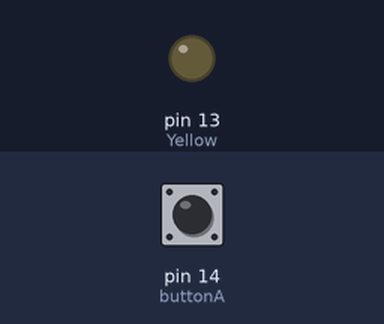
The sketch below on a simulated Arduino Uno, built with avr-gcc and run on an emulated ATmega328P. Shown: output pins drawn as LEDs (lit = HIGH). The test bench sets the inputs (shaded band); at power-on: pin 14 (buttonA) HIGH.

Above: at 1.2 s.
1.3 s: pin 14 (buttonA) pulled LOW for 0.15 s
At 1.37 s:
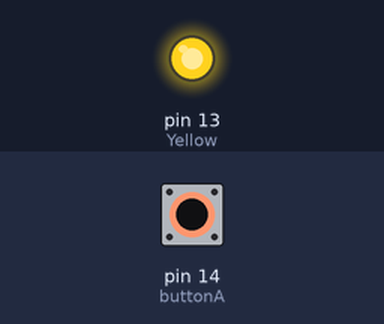
2.9 s: pin 14 (buttonA) pulled LOW for 3.2 s
At 7.3 s:
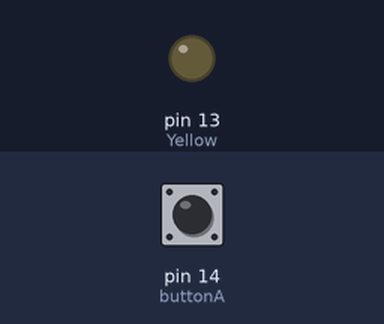
Timing chart, 0 to 8.8 s (numbered marks = the images above; inputs shaded):
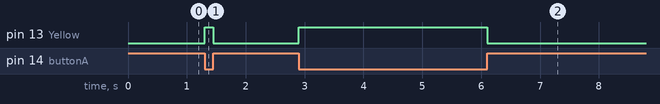

The sketch:

Detect_buttonpress.ino
```cpp
int buttonA = 14; // pin for button A
int buttonOn= 0;
int Yellow = 13;

void setup() {
  pinMode(buttonA,INPUT);
  Serial.begin(9600);
  pinMode(Yellow, OUTPUT);
}

void loop() {
  buttonOn = digitalRead(buttonA); // button is pressed when is read a 0
  while (buttonOn == 0){
    buttonOn = digitalRead(buttonA);
    digitalWrite(Yellow, HIGH);
  }
  digitalWrite(Yellow, LOW);
}
```

Measured:
- after the input at 1.3 s, pin 13 (Yellow): LOW → HIGH at once, → LOW 0.15 s later
- after the input at 2.9 s, pin 13 (Yellow): LOW → HIGH at once, → LOW 3.2 s later
